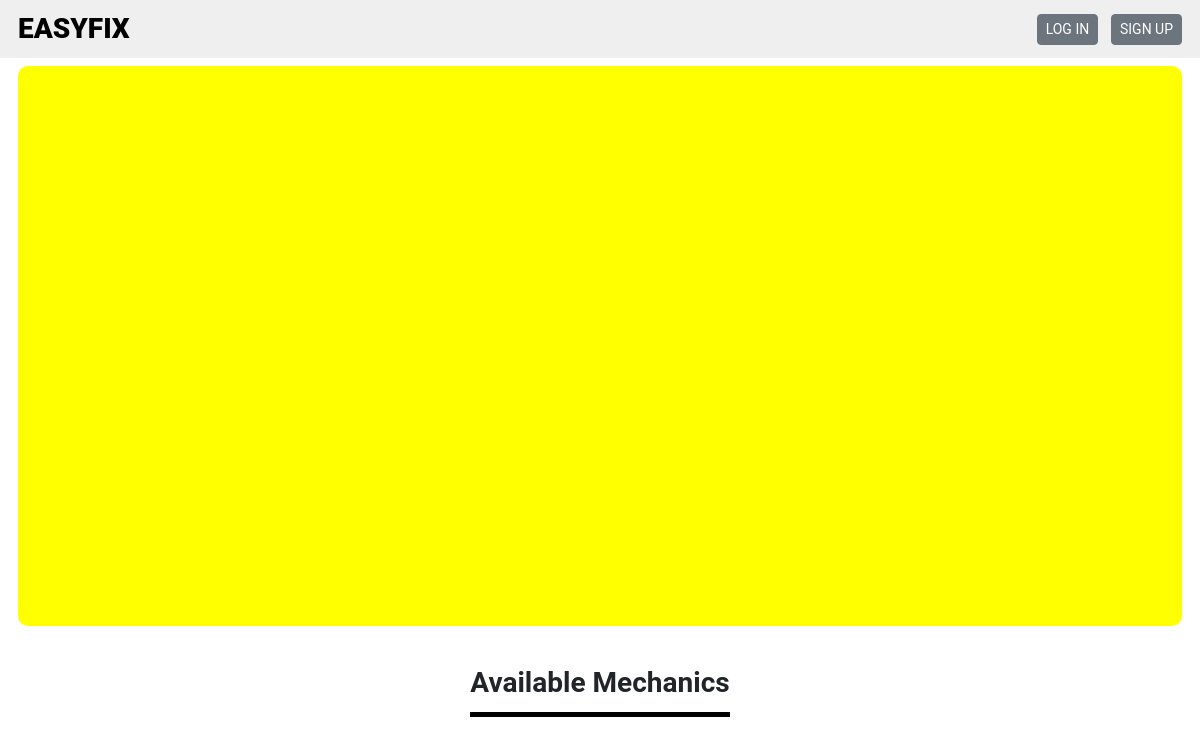
Before: / with the older database file.
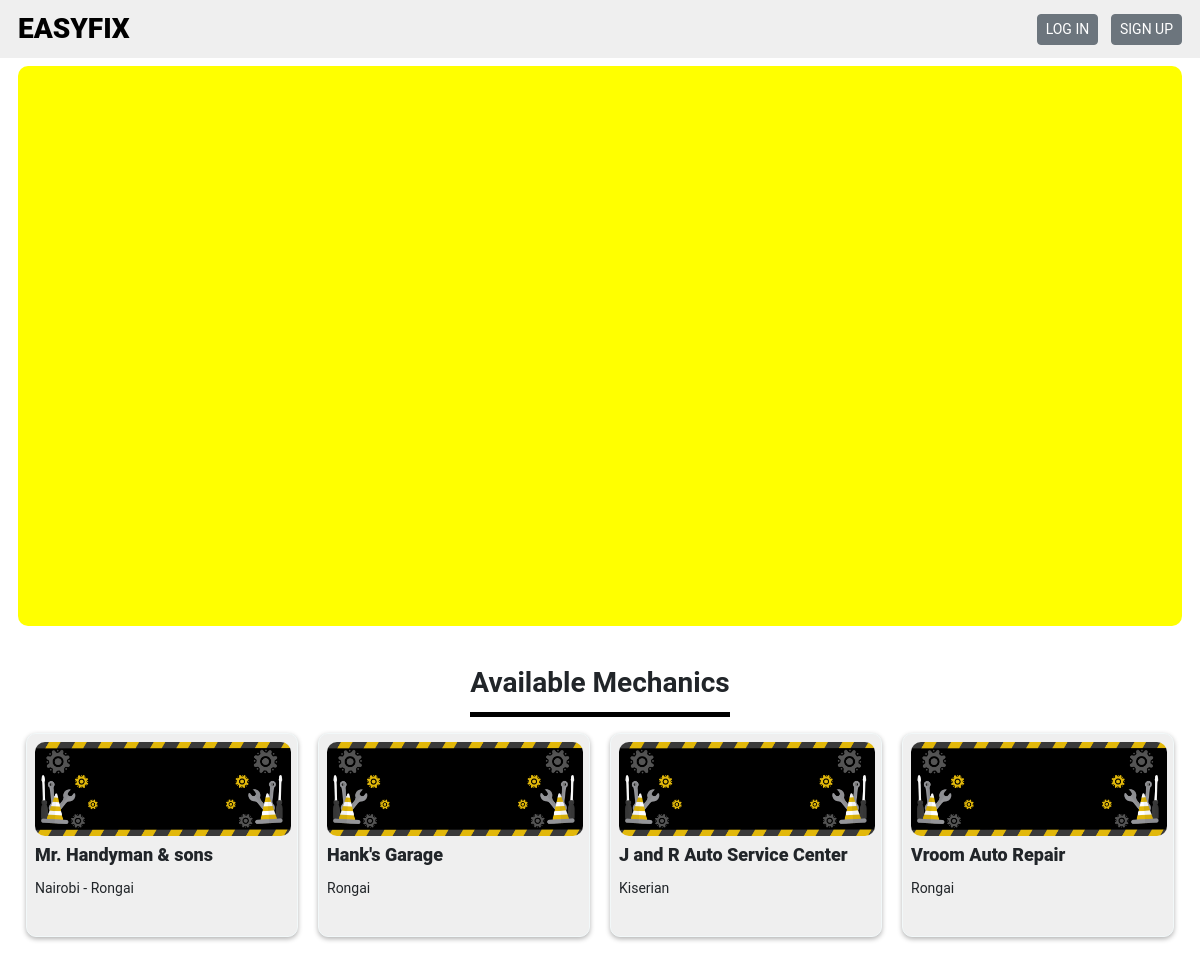
After: the same page with the newer database file.
### tables this page shows
CREATE TABLE IF NOT EXISTS `mechanic` (
  `mech_id` int(11) NOT NULL AUTO_INCREMENT,
  `name` varchar(50) NOT NULL,
  `town` varchar(20) NOT NULL,
  `description` text NOT NULL,
  `phone` varchar(13) NOT NULL,
  `longitude` int(11) DEFAULT NULL,
  `latitude` int(11) DEFAULT NULL,
  `email` varchar(50) NOT NULL,
  `password` varchar(256) NOT NULL,
  PRIMARY KEY (`mech_id`)
);

### classes/dbh.classes.php (called while the page is built)
<?php
class Dbh{
    protected function connect(){
      try {
        $username = "root";
        $password = "";
        $dbh = new PDO('mysql:host=localhost;dbname=easyfix', $username, $password);
        return $dbh;
      }
      catch (PDOException $e) {
        print "Error!: " . $e->getMessage() . "<br/>";
        die();
      }
    }
}

### classes/content.classes.php (called while the page is built, shortened)
<?php
class Content extends Dbh {
    protected function getAllMechanics() {
        $sql = "SELECT * FROM mechanic;";
        $stmt = $this->connect()->prepare($sql);
        if(!$stmt->execute()) {
            $stmt = null;
            header("location: ../index.php?error=stmtfailedContent");
            exit();
        }
        $results = $stmt->fetchAll();
        return $results;
    }
}

### classes/contentContr.classes.php (called while the page is built, shortened)
<?php
class ContentContr extends Content {
    public function displayAllMechanics() {
        $myVar = $this->getAllMechanics();
        return $myVar;
    }
}

### index.php (the view, shortened to what this page needs)
<?php
    $content = new ContentContr();
    $mechanics = $content->displayAllMechanics();
?>
<!DOCTYPE html>
<html lang="en">
<head>
    <link rel="stylesheet" href="bootstrap/css/bootstrap.css">
    <link rel="stylesheet" href="css/style.css">
</head>
<body>
    <div class="my-navbar-container">
        <div class="my-navbar">
            <div class="my-logo">
                <a href=""><span>EASYFIX</span></a>
            </div>
            <ul>
                <div>
                    <a href="login.php" class="btn btn-sm btn-secondary mybtn-nav">LOG IN</a>
                </div>
                <div class="dropdown" data-dropdown>
                    <button class="btn btn-sm btn-secondary mybtn-nav" data-dropdown-button>SIGN UP</button>
                </div>
            </ul>
        </div>
    </div>
    <div class="body_container">
        <div class="map"> </div>
        <div class="index_page_cards">
            <span>Available Mechanics</span>
            <div class="mechanic_cards_container">
                <?php for($x=0; $x<sizeof($mechanics); $x++){ ?>
                    <div class="mechanic_card" id=<?php echo $mechanics[$x]['mech_id']?>>
                        <img src="graphics/mechanic-banner.jpg" alt="">
                        <p> <?php echo $mechanics[$x]['name'] ?> </p>
                        <span> <?php echo $mechanics[$x]['town'] ?> </span>
                    </div>
                <?php } ?>
            </div>
        </div>
    </div>
</body>
</html>

### css/style.css (style rules this page uses)
* { box-sizing: border-box; font-family: 'Roboto'; margin: 0; padding: 0; }
:root { --primary-color: #EFEFEF; }
p { margin: 0; }
.my-navbar-container { background-color: var(--primary-color); padding: 0.5em 1.5%; }
.my-navbar { display: flex; justify-content: space-between; }
.my-navbar .my-logo a { text-decoration: none; font-size: 1.75rem; font-weight: 900; color: #000000; }
.my-navbar ul { display: none; margin: 0; }
.dropdown { position: relative; margin-left: .8em; }
.body_container { padding: 0 1.5%; }
.map { height: 70vh; border-radius: 10px; margin: .5em 0; background-color: yellow; }
.index_page_cards span { display: table; font-size: 1.75rem; font-weight: 700; margin: 0 auto; padding: 1em 0 .3em; border-bottom: thick solid black; }
.mechanic_cards_container { display: flex; flex-wrap: wrap; justify-content: space-between; padding-top: .5em; padding-bottom: 25em; }
.mechanic_card { display: inline-block; position: relative; max-width: 272px; margin: .5em; padding: .5em .5em 2em .5em; box-shadow: 0 2px 5px 0 rgba(0, 0, 0, 0.3); border-radius: 10px; border: 1px solid #f2f8f9; background-color: var(--primary-color); }
.mechanic_card img { max-width: 256px; border-radius: .625em; }
.mechanic_card p { font-size: 1.125rem; font-weight: 900; padding: 0.3125em 0; }
.mechanic_card span { font-size: 0.875rem; font-weight: 400; border: none; margin: 0; padding: .3125em 0; }
@media only screen and (min-width: 600px) { .my-navbar ul { display: flex; align-items: center; } }

Changed rows visible on the page:
added mechanic: name "Mr. Handyman & sons", town "Nairobi - Rongai"
added mechanic: name "Hank's Garage", town "Rongai"
added mechanic: name "J and R Auto Service Center", town "Kiserian"
added mechanic: name "Vroom Auto Repair", town "Rongai"
